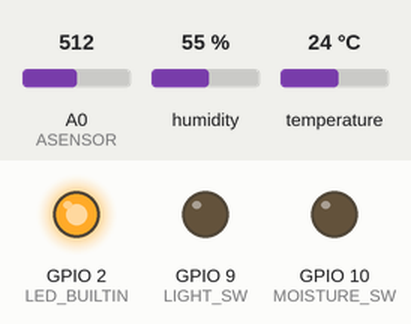
A sketch run on a simulated ESP8266 (NodeMCU). On the bench: output pins drawn as LEDs (lit = HIGH, except the on-board LED, lit = LOW). The test bench sets the inputs (shaded band); at power-on: A0 (ASENSOR) = 512, humidity 55 %, temperature 24 °C. WiFi joins after 1.5 s; servers stay silent unless stated; network time is answered at once with the bench clock; no MQTT or app messages arrive unless stated; pins used as bus, display or sensor lines are not drawn; what the sketch prints to the serial monitor is not drawn. At 2.8 s the program puts the board to deep sleep or switches it off; the recording ends there.

Above: at 0.0 s.
At 1.6 s:
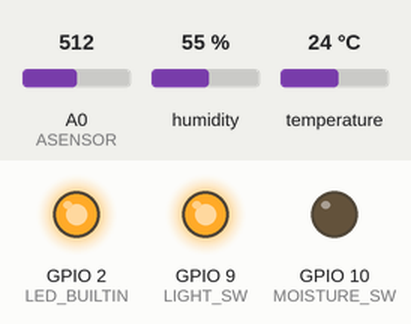
At 2.71 s:
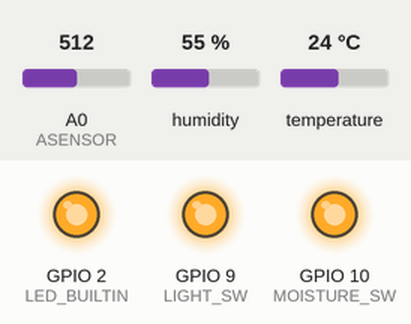
Timing chart, 0 to 2.8 s (numbered marks = the images above):
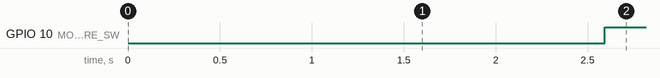

Measured:
- by itself, GPIO 10 (MOISTURE_SW): LOW → HIGH at 2.6 s

The sketch:

sketch_oct12a.ino
```cpp
#include "constants.h"
#include "sensorControl.h"
#include "wifi.h"
#include "mqtt.h"
#include <ArduinoJson.h>
#include <ESP8266WiFi.h>

sensorControl sensors;
wifi internet;
mqtt mosquitto;

char msg[512];

void setup() {
  Serial.begin(115200);
  Serial.setDebugOutput(true);
  // inicializamos el led del esp8266
  pinMode(LED_BUILTIN, OUTPUT);
  internet.init();
  mosquitto.init();
  sensors.init();
  delay(1000);
}
void loop() {
 mosquitto.loop();
StaticJsonDocument<200> doc;
doc["luz"] = sensors.getLightAvg();
doc["humedad"] = sensors.getMoistureAvg();
doc["temperatura"] = sensors.getTemp();
serializeJson(doc, msg);
 mosquitto.publishPeriodically(msg,SENSORTOPIC,MSGPERIOD);
  digitalWrite(LED_BUILTIN, HIGH);
  delay(100); // wait for a second
  digitalWrite(LED_BUILTIN, LOW);
  delay(100); // wait for a second
  ESP.deepSleep(6e7);
}
```

constants.h
```cpp
#ifndef CONST_H
#define CONST_H

#include <ESP8266WiFi.h>
#include "DHT.h"
#include <Adafruit_Sensor.h>


#define MSGPERIOD 5000
#define MQTTPORT 1883
#define ARCMANDO
//#define ESP32


//network setup
#ifdef ARCMANDO
//const char WIFI_SSID[] = "IoT";
//const char WIFI_PASSWORD[] = "1t3s0IoT18";
//const char AWS_IOT_ENDPOINT[] = "a1kznbi579ho46-ats.iot.us-east-2.amazonaws.com";
const char WIFI_SSID[] = "whitech";
const char WIFI_PASSWORD[] = "mando1502";
const IPAddress ENDPOINT(185,150,191,67);
const char SENSORTOPIC[] = "/home/sensors/plant";
#
#else
const char WIFI_SSID[] = "whitech";
const char WIFI_PASSWORD[] = "mando1502";
const char AWS_IOT_ENDPOINT[] = "a1h6u03kfmgopw-ats.iot.us-east-1.amazonaws.com";
#endif


#ifdef ESP32

//Pins definitions
#define BLUE 4
#define GREEN 16
#define RED 17
#define MOISTURE 32
#define LIGHT 33
#define SETUP_BTN 19

//definitions for sensor adc value
#define DRY 4095
#define SOAKED 1700
#define MAXLIGHT 4095
#define NOLIGHT 1700
//definitions for PWM
#define PWM_freq 5000
#define REDChannel 0
#define BLUEChannel 1
#define GREENChannel 2
#define PWM_resolution 8
#define RED_VAL 0x2A
#define GREEN_VAL 0x00
#define BLUE_VAL 0x33
#define LEDC_TIMER_13_BIT 13


#else

#define ASENSOR A0
#define BLUE 4
#define GREEN 16
#define RED 17
#define SETUP_BTN 19
#define LIGHT_SW 9
#define MOISTURE_SW 10
#define DHTPIN 2     // what digital pin the DHT22 is conected to
#define DHTTYPE    DHT11
//definitions for sensor adc value
#define DRY 1023
#define SOAKED 500
#define MAXLIGHT 1023
#define NOLIGHT 500

#endif


#endif
```

mqtt.cpp
```cpp
#include "mqtt.h"
#include "constants.h"
#include "Arduino.h"
#include <ESP8266WiFi.h>
#include <NTPClient.h>
#include <WiFiUdp.h>
#include <PubSubClient.h>

WiFiClient _espClient;
PubSubClient _client;

static long lastMsg = 0;

void callback(char * topic, byte * payload, unsigned int length) {
  Serial.print("Message arrived [");
  Serial.print(topic);
  Serial.print("] ");
  for (int i = 0; i < length; i++) {
    Serial.print((char) payload[i]);
  }
  Serial.println();
}
bool mqtt::setup_mqtt(){
 _client.setServer(ENDPOINT, MQTTPORT);
 _client.setCallback(callback);
 _client.setClient(_espClient);
 reconnect_mqtt();
}

bool mqtt::init(){
    while(!setup_mqtt()){
        setup_mqtt();
    }
 }

bool mqtt::reconnect_mqtt() {
  // Reconeccion si es necesario
  while (!_client.connected()) {
    Serial.print("Attempting MQTT connection...");
    if (_client.connect("espthinsfjle")) {
      Serial.println("connected");
      _client.subscribe("inTopic");
    } else {
      Serial.print("failed, rc=");
      Serial.print(_client.state());
      Serial.println(" try again in 5 seconds");
      delay(5000);
    }
  }
  return true;
}

 void mqtt::publish(const char *message, const char* topic)
{
    delay(1000);
    _client.publish(topic, message);
    delay(1000);
}

 void mqtt::publishPeriodically(const char *message, const char* topic, long period)
{
  long now = millis();
     if (now - lastMsg > MSGPERIOD) {
    Serial.print("Publish message: ");
    Serial.println(message);
    _client.publish(topic,message);
    lastMsg = now;
  }
}
void mqtt::loop(void)
{
  if (!_client.connected()) {
    reconnect_mqtt();
  }
  _client.loop();

}
```

mqtt.h
```cpp
#ifndef MQTT
#define MQTT

class mqtt {
    private:
        static bool setup_mqtt(void);

    public:
        static bool init(void);
        static bool reconnect_mqtt(void);
        static void publish(const char *msg, const char* topic);
        static void publishPeriodically(const char *msg, const char* topic, long period);
        static void loop(void);

       };
#endif
```

sensorControl.cpp
```cpp
#include "sensorControl.h"
#include "constants.h"
#include "Arduino.h"
#include "DHT.h"


DHT dht(DHTPIN, DHTTYPE);

bool sensorControl::init(void){
#ifndef ESP32
    pinMode(MOISTURE_SW,OUTPUT);
    pinMode(LIGHT_SW,OUTPUT);
    digitalWrite(LIGHT_SW,HIGH);
    dht.begin();
    return true;
#else
    pinMode(MOISTURE_SW,OUTPUT);
    pinMode(LIGHT_SW,OUTPUT);
    return true;
#endif
    return false;
}

int sensorControl::getMoisture() {
#ifndef ESP32
    digitalWrite(MOISTURE_SW,HIGH);
    return analogRead(ASENSOR);
#else
    return analogRead(MOISTURE);
#endif
}
int sensorControl::getLight() {
#ifndef ESP32
    digitalWrite(MOISTURE_SW,LOW);
    return analogRead(ASENSOR);
#else
    return analogRead(MOISTURE);
#endif
}
float sensorControl::getTemp() {
#ifndef ESP32
    return dht.readTemperature();
#else
    return dht.readTemperature();

#endif
}

int sensorControl::getMoistureAvg() {
#ifndef ESP32
    int moisture = getMoisture();
    moisture = (moisture * 100)/DRY;
    moisture = 100 - moisture;
    return moisture;
#else
    return analogRead(MOISTURE);
#endif
}
int sensorControl::getLightAvg() {
#ifndef ESP32
    int light = getLight();
    light = (light * 100)/MAXLIGHT;
    return light;
#else
    return analogRead(MOISTURE);
#endif
}
```

sensorControl.h
```cpp
#ifndef SENSORCONTROL
#define SENSORCONTROL

class sensorControl {
    private:
        static int getMoisture(void);
        static int getLight(void);

    public:
        static bool init(void);
        static int getMoistureAvg(void);
        static int getLightAvg(void);
        static float getTemp(void);
};
#endif
```

wifi.cpp
```cpp
#include "wifi.h"
#include "constants.h"
#include "Arduino.h"
#include <ESP8266WiFi.h>
#include <NTPClient.h>
#include <WiFiUdp.h>

const char * _ssid = WIFI_SSID;
const char * _password = WIFI_PASSWORD;

WiFiUDP _ntpUDP;
NTPClient _timeClient(_ntpUDP, "pool.ntp.org");

bool wifi::reconnect_wifi(void)
{
    setup_wifi();
}
bool wifi::setup_wifi() {
  delay(10);
  // Inicializamos Wifi
  Serial.println();
  Serial.print("Connecting to ");
  Serial.println(_ssid);
  WiFi.begin(_ssid, _password);
  while (WiFi.status() != WL_CONNECTED) {
    delay(500);
    Serial.print(".");
  }
  Serial.println("");
  Serial.println("WiFi connected");
  Serial.println("IP address: ");
  Serial.println(WiFi.localIP());
  _timeClient.begin();
  while (!_timeClient.update()) {
    _timeClient.forceUpdate();
  }
}
bool wifi::init(void)
{
    if (setup_wifi())
        return true;
    return false;
}
```

wifi.h
```cpp
#ifndef WIFI
#define WIFI

class wifi {
    private:
        static bool setup_wifi(void);

    public:
        static bool init(void);
        static bool reconnect_wifi(void);
       };
#endif
```
